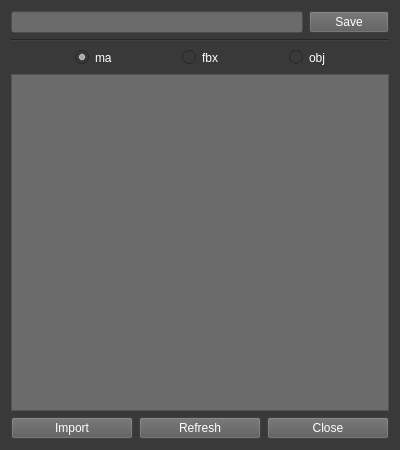
<?xml version="1.0" encoding="UTF-8"?>
<ui version="4.0">
 <class>pantry_window</class>
 <widget class="QWidget" name="pantry_window">
  <property name="geometry">
   <rect>
    <x>0</x>
    <y>0</y>
    <width>400</width>
    <height>450</height>
   </rect>
  </property>
  <property name="maximumSize">
   <size>
    <width>500</width>
    <height>700</height>
   </size>
  </property>
  <property name="windowTitle">
   <string>Pantry Manager</string>
  </property>
  <property name="windowIcon">
   <iconset resource="icon/pantry.qrc">
    <normaloff>:/Header/pantry_icon.jpg</normaloff>:/Header/pantry_icon.jpg</iconset>
  </property>
  <property name="styleSheet">
   <string notr="true">background-color: rgb(57, 57, 57);
border-color: rgb(83, 83, 83);
color: rgb(255, 255, 255);</string>
  </property>
  <layout class="QVBoxLayout" name="verticalLayout_2">
   <item>
    <layout class="QVBoxLayout" name="verticalLayout">
     <item>
      <layout class="QHBoxLayout" name="horizontalLayout_3">
       <item>
        <widget class="QLineEdit" name="save_lineedit">
         <property name="styleSheet">
          <string notr="true">background-color: rgb(107, 107, 107);</string>
         </property>
        </widget>
       </item>
       <item>
        <widget class="QPushButton" name="save_button">
         <property name="styleSheet">
          <string notr="true">background-color: rgb(90, 90, 90);</string>
         </property>
         <property name="text">
          <string>Save</string>
         </property>
        </widget>
       </item>
      </layout>
     </item>
     <item>
      <widget class="Line" name="line">
       <property name="orientation">
        <enum>Qt::Horizontal</enum>
       </property>
      </widget>
     </item>
     <item>
      <layout class="QHBoxLayout" name="horizontalLayout_4">
       <item>
        <spacer name="horizontalSpacer_3">
         <property name="orientation">
          <enum>Qt::Horizontal</enum>
         </property>
         <property name="sizeHint" stdset="0">
          <size>
           <width>40</width>
           <height>20</height>
          </size>
         </property>
        </spacer>
       </item>
       <item>
        <widget class="QRadioButton" name="ma_radio">
         <property name="text">
          <string>ma</string>
         </property>
         <property name="checked">
          <bool>true</bool>
         </property>
        </widget>
       </item>
       <item>
        <spacer name="horizontalSpacer">
         <property name="orientation">
          <enum>Qt::Horizontal</enum>
         </property>
         <property name="sizeHint" stdset="0">
          <size>
           <width>40</width>
           <height>20</height>
          </size>
         </property>
        </spacer>
       </item>
       <item>
        <widget class="QRadioButton" name="fbx_radio">
         <property name="text">
          <string>fbx</string>
         </property>
        </widget>
       </item>
       <item>
        <spacer name="horizontalSpacer_2">
         <property name="orientation">
          <enum>Qt::Horizontal</enum>
         </property>
         <property name="sizeHint" stdset="0">
          <size>
           <width>40</width>
           <height>20</height>
          </size>
         </property>
        </spacer>
       </item>
       <item>
        <widget class="QRadioButton" name="obj_radio">
         <property name="text">
          <string>obj</string>
         </property>
        </widget>
       </item>
       <item>
        <spacer name="horizontalSpacer_4">
         <property name="orientation">
          <enum>Qt::Horizontal</enum>
         </property>
         <property name="sizeHint" stdset="0">
          <size>
           <width>40</width>
           <height>20</height>
          </size>
         </property>
        </spacer>
       </item>
      </layout>
     </item>
     <item>
      <widget class="QListView" name="list_window">
       <property name="styleSheet">
        <string notr="true">background-color: rgb(107, 107, 107);</string>
       </property>
      </widget>
     </item>
     <item>
      <layout class="QHBoxLayout" name="horizontalLayout_5">
       <item>
        <widget class="QPushButton" name="import_button">
         <property name="styleSheet">
          <string notr="true">background-color: rgb(90, 90, 90);</string>
         </property>
         <property name="text">
          <string>Import</string>
         </property>
        </widget>
       </item>
       <item>
        <widget class="QPushButton" name="refresh_button">
         <property name="styleSheet">
          <string notr="true">background-color: rgb(90, 90, 90);</string>
         </property>
         <property name="text">
          <string>Refresh</string>
         </property>
        </widget>
       </item>
       <item>
        <widget class="QPushButton" name="close_button">
         <property name="styleSheet">
          <string notr="true">background-color: rgb(90, 90, 90);</string>
         </property>
         <property name="text">
          <string>Close</string>
         </property>
        </widget>
       </item>
      </layout>
     </item>
    </layout>
   </item>
  </layout>
 </widget>
 <resources>
  <include location="icon/pantry.qrc"/>
 </resources>
 <connections/>
</ui>
